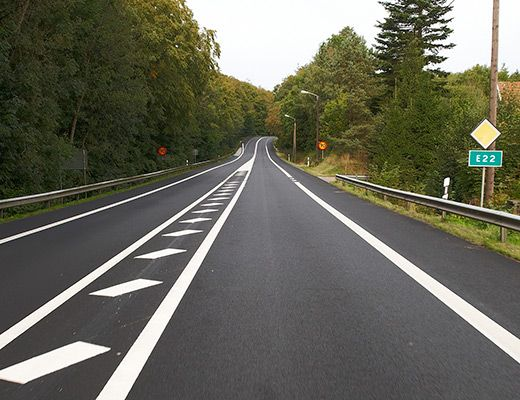
#> input picture spr2/lab5_1.jpg, 520 x 400 px
$ jupyter execute spr2.ipynb   (older library calls are emulated)   (text cells are left out)
#> lines starting #> are read from the running program, lines starting #| are printed output that depends on the picture; pictures that were not available may be replaced by others from this repository, and a replacement may not be noted
[cell 1]
import numpy as np
import matplotlib.pyplot as plt
import cv2

image = cv2.imread('lab5_1.jpg')
#> image is the input picture: shape (400, 520, 3); mean B, G, R 89.5, 102.9, 103.1

gray_image = cv2.cvtColor(image, cv2.COLOR_BGR2GRAY)

plt.imshow(gray_image, cmap='gray')

[cell 2]
gray_image_blurred = cv2.GaussianBlur(gray_image, (5, 5), 0)

laplace_edge = cv2.Laplacian(gray_image, cv2.CV_16UC1, ksize=5)
laplace_edge_blurred = cv2.Laplacian(gray_image_blurred, cv2.CV_16UC1, ksize=5)

plt.subplot(3, 1, 1)
plt.title("Oryginał")
plt.imshow(gray_image, cmap='gray')

plt.subplot(3, 1, 2)
plt.title("Laplace - brak dodanego szumu w obrazie")
plt.imshow(laplace_edge, cmap='gray')

plt.subplot(3, 1, 3)
plt.title("Laplace - dodany szum")
plt.imshow(laplace_edge_blurred, cmap='gray')

plt.gcf().set_size_inches((30, 20))

[cell 3]
canny_edge = cv2.Canny(gray_image, 100, 256)
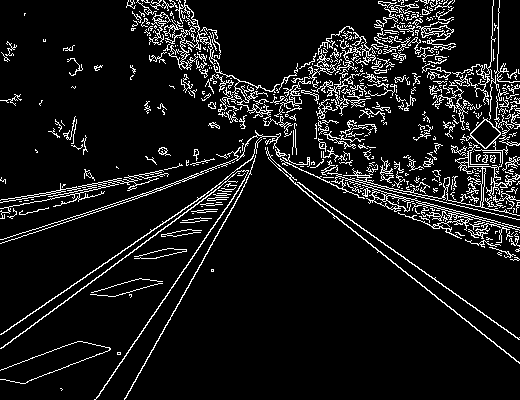
#> canny_edge: shape (400, 520); 8.9% white in thin lines or dots
canny_edge_blurred = cv2.Canny(gray_image_blurred, 100, 256)
#> canny_edge_blurred: shape (400, 520); 3.8% white in thin lines or dots

plt.subplot(3, 1, 1)
plt.title("Oryginał")
plt.imshow(gray_image, cmap='gray')

plt.subplot(3, 1, 2)
plt.title("Laplace - brak dodanego szumu w obrazie")
plt.imshow(canny_edge, cmap='gray')

plt.subplot(3, 1, 3)
plt.title("Laplace - dodany szum")
plt.imshow(canny_edge_blurred, cmap='gray')

plt.gcf().set_size_inches((30, 20))

[cell 4]
minVals = [100, 200, 230]
maxVals = [128, 200, 256]
kSizes = [3, 5, 7]

for i in range(len(minVals)):
    canny_edge = cv2.Canny(gray_image, threshold1=minVals[i], threshold2=256)

    plt.subplot(len(minVals), 1, i + 1)
    plt.title(f'Canny minVal = {minVals[i]}')
    plt.imshow(canny_edge, cmap='gray')

plt.gcf().set_size_inches((30, 20))

[cell 5]
for i in range(len(maxVals)):
    canny_edge = cv2.Canny(gray_image, threshold1=100, threshold2=maxVals[i])

    plt.subplot(len(maxVals), 1, i + 1)
    plt.title(f'Canny maxVal = {maxVals[i]}')
    plt.imshow(canny_edge, cmap='gray')

plt.gcf().set_size_inches((30, 20))

[cell 6]
for i in range(len(kSizes)):
    canny_edge = cv2.Canny(gray_image, threshold1=100, threshold2=256, apertureSize=kSizes[i])

    plt.subplot(len(kSizes), 1, i + 1)
    plt.title(f'Canny kSize = {kSizes[i]}')
    plt.imshow(canny_edge, cmap='gray')

plt.gcf().set_size_inches((30, 20))

[cell 7]
img = gray_image.copy()
gray_image_blurred = cv2.GaussianBlur(img, (5, 5), 0)
canny_blurred_edges = cv2.Canny(gray_image_blurred,50,150,apertureSize = 3)
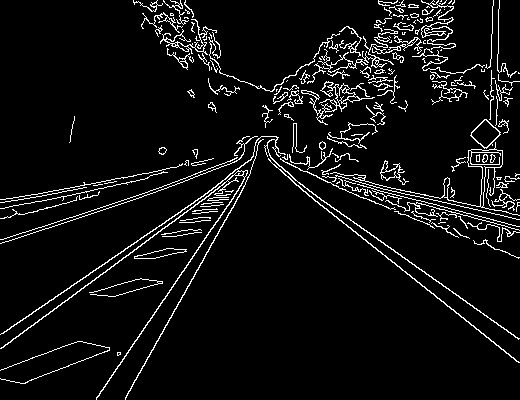
#> canny_blurred_edges: shape (400, 520); 6.3% white in thin lines or dots
lines = cv2.HoughLines(canny_blurred_edges,1,np.pi/180,200)
#> lines = [[303, 0.593], [281, 0.942], [303, 0.506], [276, 0.977], [280, 0.925], [275, 0.96], [-21, 2.18]]

for line in lines:
    rho, theta = line[0]
    a = np.cos(theta)
    b = np.sin(theta)
    x0 = a*rho
    y0 = b*rho
    x1 = int(x0 + 1000*(-b))
    y1 = int(y0 + 1000*(a))
    x2 = int(x0 - 1000*(-b))
    y2 = int(y0 - 1000*(a))
    cv2.line(img,(x1,y1),(x2,y2),(0,0,255),2)
#> this loop made 7 passes
#> (rho, theta, a, b, x0, y0, x1, y1) on passes 1 to 7: (303, 0.593, 0.829, 0.559, 251.2, 169.4, -307, 998), (281, 0.942, 0.588, 0.809, 165.2, 227.3, -643, 815), (303, 0.506, 0.875, 0.485, 265, 146.9, -219, 1021), (276, 0.977, 0.559, 0.829, 154.3, 228.8, -674, 788), (280, 0.925, 0.602, 0.799, 168.5, 223.6, -630, 825), (275, 0.96, 0.574, 0.819, 157.7, 225.3, -661, 798), (-21, 2.18, -0.574, 0.819, 12.05, -17.2, -807, -590)
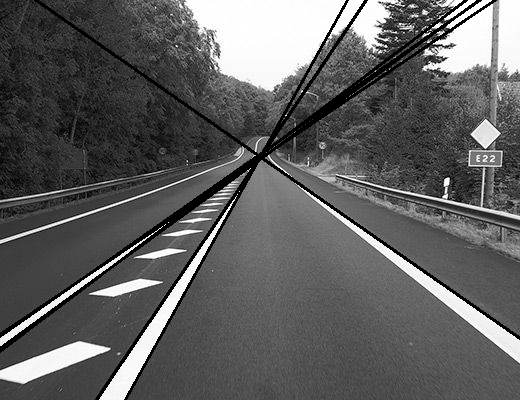
#> img: shape (400, 520); min 0, max 255, mean 95.5

plt.imshow(img, cmap='gray')
plt.gcf().set_size_inches((20, 10))

[cell 8]
hough_threshs = [100, 150, 200]

for i in range(len(hough_threshs)):
    hough_thresh = hough_threshs[i]
    img = gray_image.copy()
    gray_image_blurred = cv2.GaussianBlur(gray_image, (5, 5), 0)
    canny_blurred_edges = cv2.Canny(gray_image_blurred,50,150,apertureSize = 3)
    lines = cv2.HoughLines(canny_blurred_edges,1,np.pi/180,hough_thresh)

    for line in lines:
        rho, theta = line[0]
        a = np.cos(theta)
        b = np.sin(theta)
        x0 = a*rho
        y0 = b*rho
        x1 = int(x0 + 1000*(-b))
        y1 = int(y0 + 1000*(a))
        x2 = int(x0 - 1000*(-b))
        y2 = int(y0 - 1000*(a))
        cv2.line(img,(x1,y1),(x2,y2),(0,0,255),2)

    plt.subplot(len(hough_threshs), 1, i + 1)
    plt.title(f'Hough z progiem = {hough_thresh}')
    plt.imshow(img, cmap='gray')

plt.gcf().set_size_inches((30, 20))
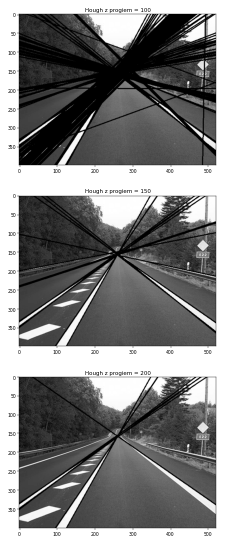
#> figure drawn by matplotlib, 3 panels

[cell 9]
img = cv2.imread('lab5_2.png')
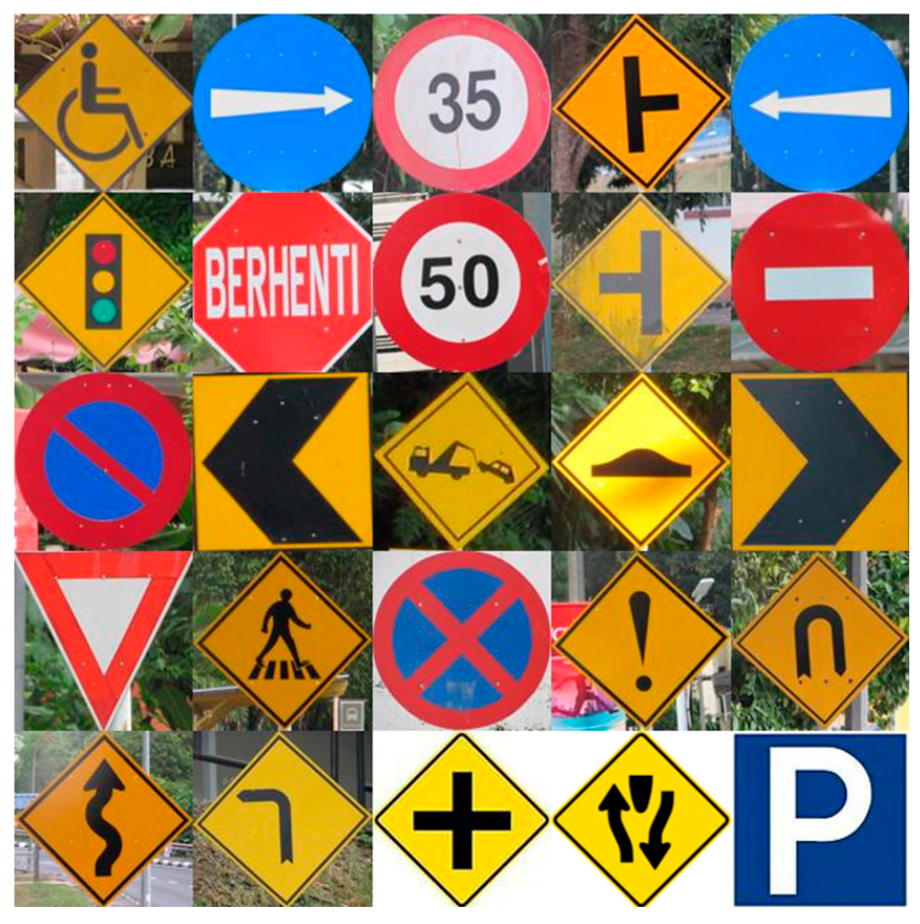
#> input picture spr2/lab5_2.png, 1840 x 1848 px (shown at 1/2 size)
#> img is the input picture: shape (1848, 1840, 3); mean B, G, R 95.8, 126.2, 154.6
img = cv2.cvtColor(img, cv2.COLOR_BGR2RGB)

plt.imshow(img)

[cell 10]
gimg = cv2.cvtColor(img, cv2.COLOR_BGR2GRAY)
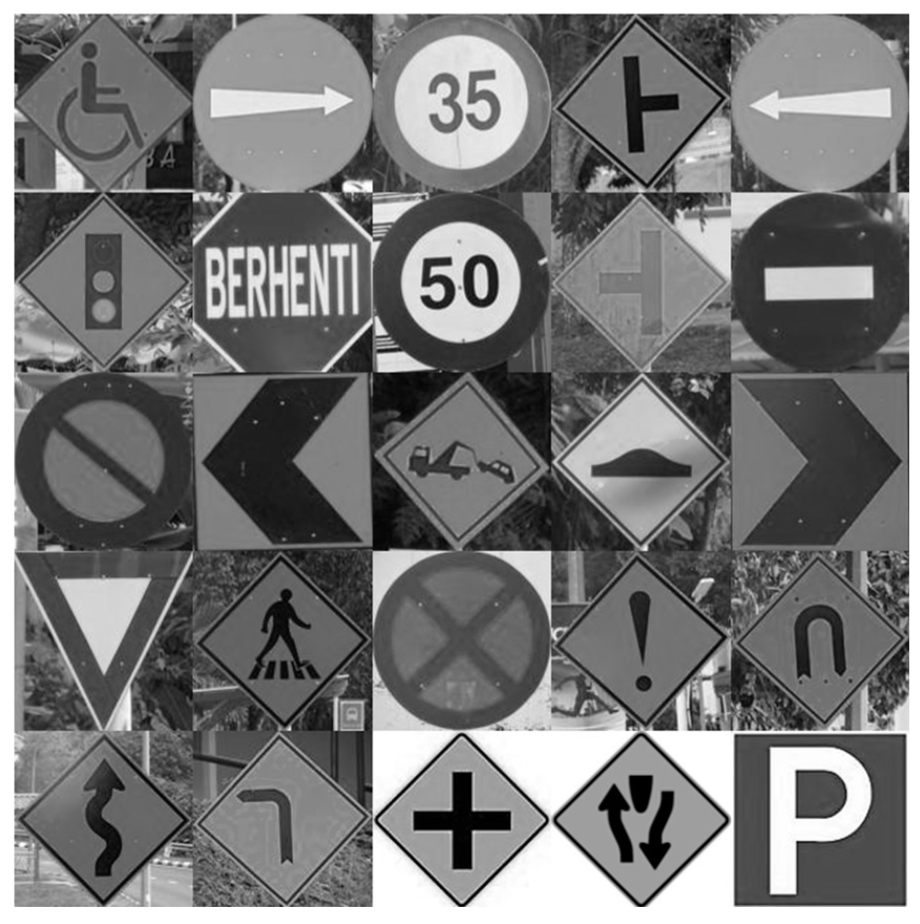
#> gimg: shape (1848, 1840) (shown at 1/2 size); min 0, max 255, mean 120.3
gimg = cv2.GaussianBlur(gimg, (5, 5), 0)

circles = cv2.HoughCircles(gimg,cv2.HOUGH_GRADIENT,1,100,param1=50,param2=30,minRadius=150,maxRadius=200)
#> circles = 32 rows, first 8: [922.5, 1280.5, 178.5], [923.5, 204.5, 179.6], [1639.5, 208.5, 176.3], [564.5, 203.5, 179.6], [921.5, 566.5, 177.4], [1641.5, 565.5, 180.7], [1637.5, 1287.5, 180.7], [549.5, 1576.5, 196.1]
circles = np.uint16(np.around(circles))
#> circles = 32 rows, first 8: [922, 1280, 178], [924, 204, 180], [1640, 208, 176], [564, 204, 180], [922, 566, 177], [1642, 566, 181], [1638, 1288, 181], [550, 1576, 196]

for circle in circles[0]:
    cv2.circle(img, (circle[0], circle[1]), circle[2], (255, 0, 0), 3)
#> this loop made 32 passes
#> circle on passes 1 to 12: [922, 1280, 178], [924, 204, 180], [1640, 208, 176], [564, 204, 180], [922, 566, 177], [1642, 566, 181], [1638, 1288, 181], [550, 1576, 196], [210, 922, 178], [558, 562, 193], [270, 562, 183], [510, 1282, 185]
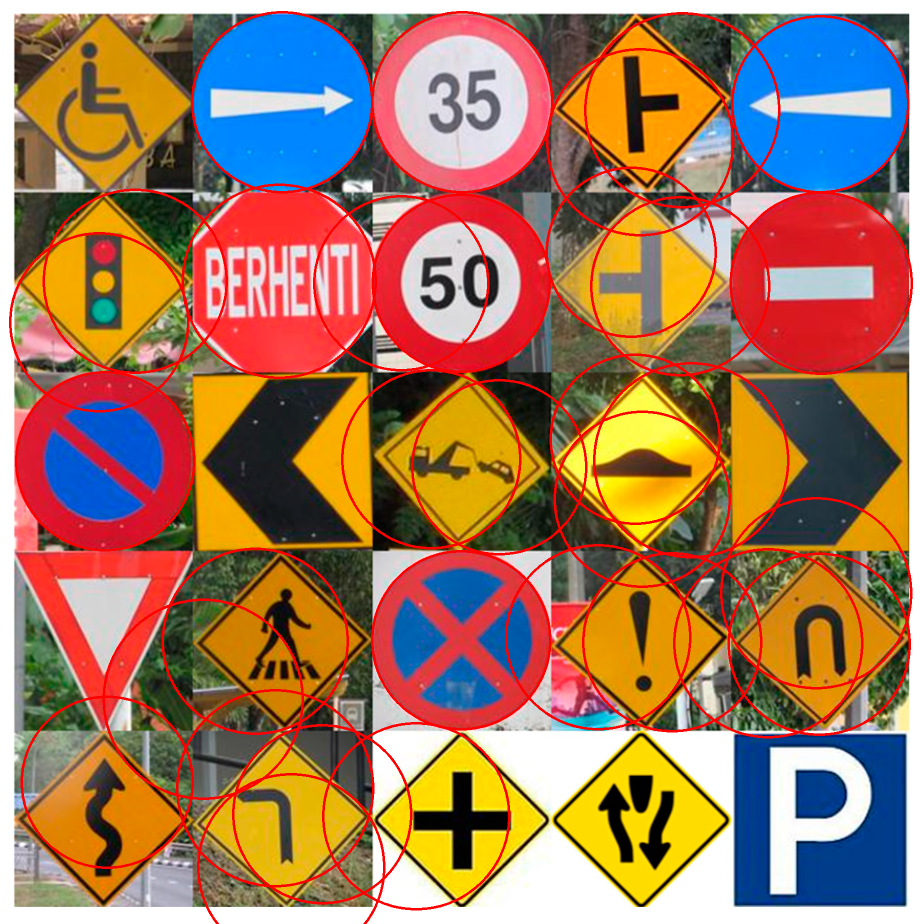
#> img: shape (1848, 1840, 3) (shown at 1/2 size); mean R, G, B 160.3, 120.2, 91.7

plt.imshow(img)
plt.gcf().set_size_inches((20, 10))

[cell 11]
def process_video(filename, image_fun, outfile):
#> called with filename = 'vid1.mov', outfile = 'vid1_processed.avi'
    cap = cv2.VideoCapture(filename)

    if cap.isOpened():

        vwidth  = int(cap.get(cv2.CAP_PROP_FRAME_WIDTH))
#> vwidth = 1920
        vheight = int(cap.get(cv2.CAP_PROP_FRAME_HEIGHT))
#> vheight = 1041
        vfps = cap.get(cv2.CAP_PROP_FPS)
#> vfps = 30
        print(vwidth, vheight, vfps)
#| 1920 1041 30.0

        fourcc = cv2.VideoWriter_fourcc(*'XVID')
#> fourcc = 1145656920
        out = cv2.VideoWriter(outfile, fourcc, vfps, (vwidth, vheight))

        while True:
            ret, frame = cap.read()
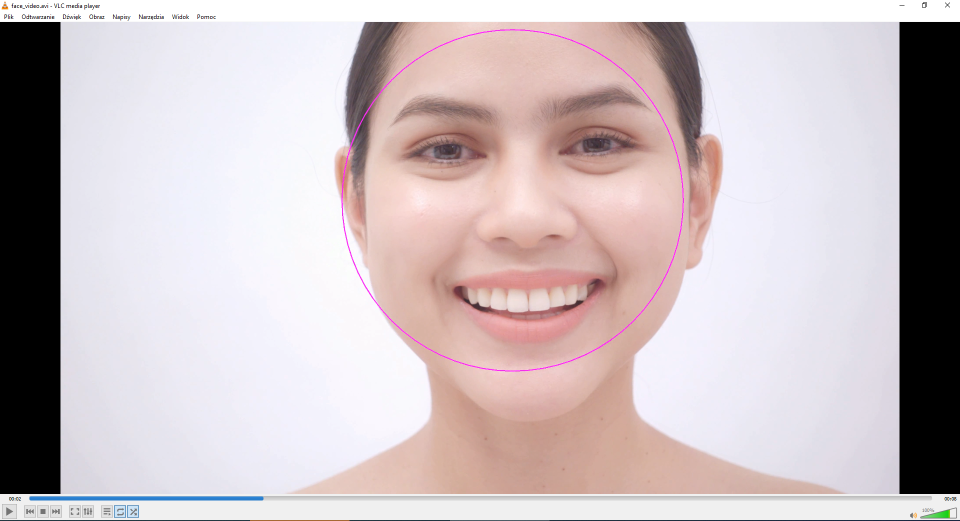
#> input picture spr2/face_example.PNG, 1920 x 1041 px, given in place of vid1.mov, which was not available (shown at 1/2 size)
#> frame is the input picture: shape (1041, 1920, 3); mean B, G, R 190.8, 188.2, 200.3

            if not ret:
                break

            gray_frame = cv2.cvtColor(frame, cv2.COLOR_BGR2GRAY)

            processed_frame = image_fun(gray_frame)

            processed_frame = cv2.cvtColor(processed_frame, cv2.COLOR_GRAY2BGR)

            out.write(processed_frame)

        out.release()
        cap.release()

[cell 12]
def hough_lines(gray_image, kernelsize=3):
#> called with kernelsize = 3
    img = gray_image.copy()
    gray_image_blurred = cv2.medianBlur(gray_image, kernelsize)
#> gray_image_blurred: shape (1041, 1920)
    canny_blurred_edges = cv2.Canny(gray_image_blurred,50,150,apertureSize = kernelsize)
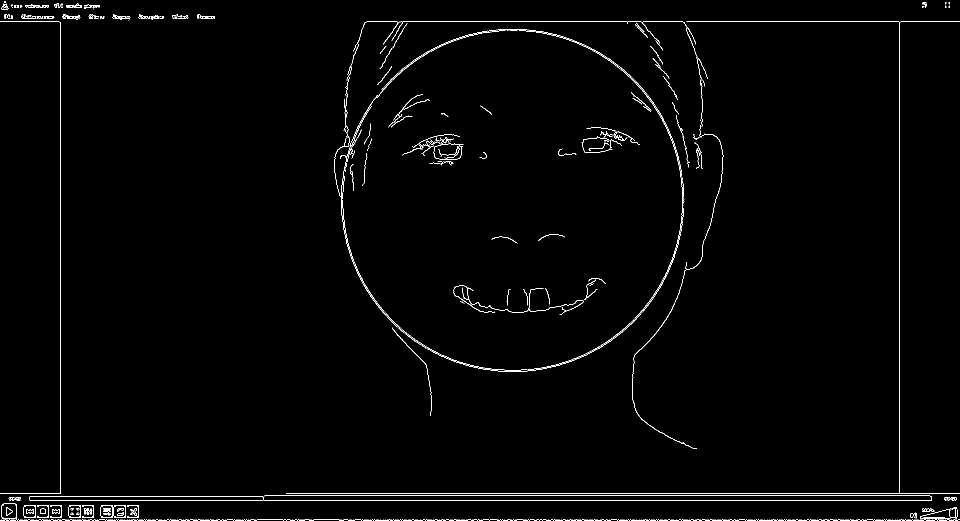
#> canny_blurred_edges: shape (1041, 1920) (shown at 1/2 size); 1.2% white in thin lines or dots
    lines = cv2.HoughLines(canny_blurred_edges,1,np.pi/180,200)
#> lines = [[1001, 1.57], [987, 1.57], [991, 1.57], [43, 1.57], [1039, 1.57], [1798, 0], [120, 0], [1034, 1.57], [1014, 1.55], [1020, 1.55]]

    for line in lines:
        rho, theta = line[0]
        a = np.cos(theta)
        b = np.sin(theta)
        x0 = a*rho
        y0 = b*rho
        x1 = int(x0 + 10000*(-b))
        y1 = int(y0 + 10000*(a))
        x2 = int(x0 - 10000*(-b))
        y2 = int(y0 - 10000*(a))
        cv2.line(img,(x1,y1),(x2,y2),(0,0,255),2)
#> this loop made 10 passes
#> (rho, theta, a, b, x0, y0, x1, y1) on passes 1 to 10: (1001, 1.57, -4.37e-08, 1, -4.38e-05, 1001, -10000, 1000), (987, 1.57, -4.37e-08, 1, -4.31e-05, 987, -10000, 986), (991, 1.57, -4.37e-08, 1, -4.33e-05, 991, -10000, 990), (43, 1.57, -4.37e-08, 1, -1.88e-06, 43, -10000, 42), (1039, 1.57, -4.37e-08, 1, -4.54e-05, 1039, -10000, 1038), (1798, 0, 1, 0, 1798, 0, 1798, 10000), (120, 0, 1, 0, 120, 0, 120, 10000), (1034, 1.57, -4.37e-08, 1, -4.52e-05, 1034, -10000, 1033), (1014, 1.55, 0.0175, 1, 17.7, 1013.8, -9980, 1188), (1020, 1.55, 0.0175, 1, 17.8, 1019.8, -9980, 1194)
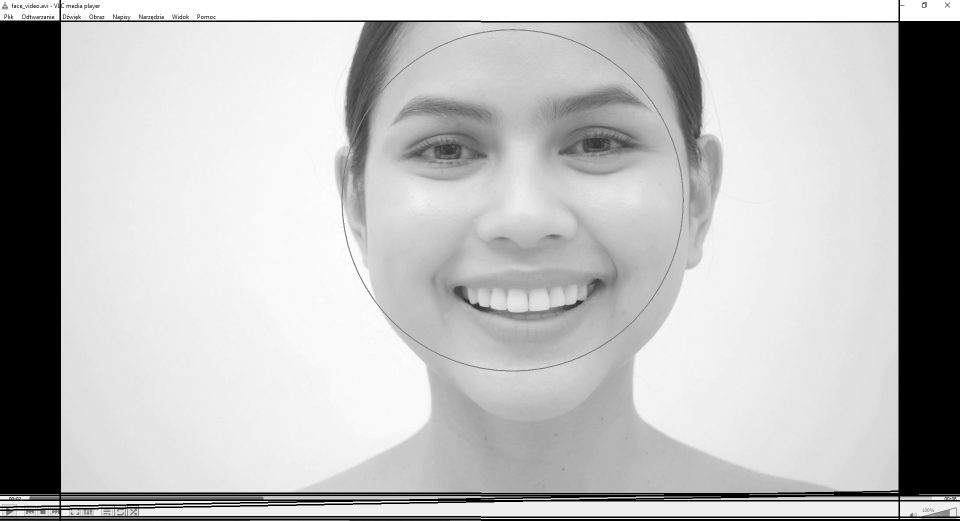
#> img: shape (1041, 1920) (shown at 1/2 size); min 0, max 255, mean 187

    return img

[cell 13]
process_video('vid1.mov', hough_lines, 'vid1_processed.avi')
